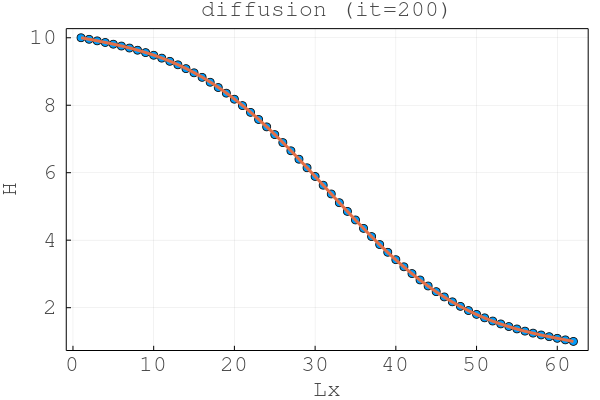

Write the Julia code that produced this figure.
# Linear 1D diffusion with 2 fake mpi processes
using Plots

@views function diffusion_1D_2procs(; do_visu=false)
    # Physics
    Cl  = 10.0   # left  H
    Cr  = 1.0    # right H
    D   = 1.0    # diffusion coeff
    nt  = 200    # number of time steps
    # Numerics
    nx  = 32     # number of local grid points
    dx  = 1.0    # cell size
    # Derived numerics
    dt  = dx^2/D/2.1
    # Initial condition
    CL  = Cl*ones(nx)
    CR  = Cr*ones(nx)
    C   = [CL[1:end-1]; CR[2:end]]
    Cg  = copy(C)
    # Time loop
    for it = 1:nt
        # Compute physics locally
        CL[2:end-1] .= CL[2:end-1] .+ dt*D*diff(diff(CL)/dx)/dx
        CR[2:end-1] .= CR[2:end-1] .+ dt*D*diff(diff(CR)/dx)/dx
        # Update boundaries (MPI)
        CL[end] = CR[2]
        CR[1]   = CL[end-1]
        # Global picture
        C .= [CL[1:end-1]; CR[2:end]]
        # Compute physics globally (check)
        Cg[2:end-1] .= Cg[2:end-1] .+ dt*D*diff(diff(Cg)/dx)/dx
        # Visualise
        if do_visu
            fontsize = 12
            plot(Cg, legend=false, linewidth=0, markershape=:circle, markersize=5, yaxis=font(fontsize, "Courier"), xaxis=font(fontsize, "Courier"), titlefontsize=fontsize, titlefont="Courier")
            display(plot!(C, legend=false, linewidth=3, framestyle=:box, xlabel="Lx", ylabel="H", title="diffusion (it=$(it))"))
        end
    end
    savefig("diffusion_1D_2procs.png")
    return
end

diffusion_1D_2procs(; do_visu=true)
